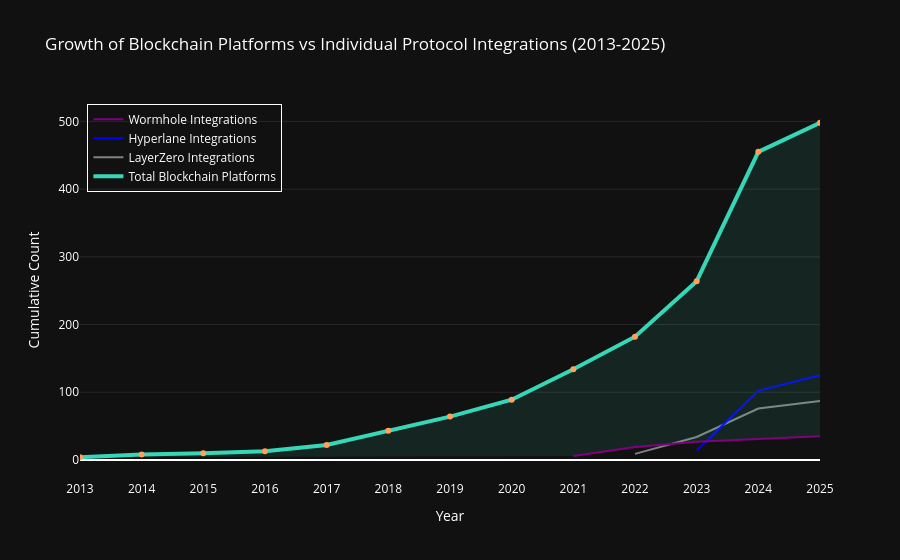

Here is the notebook cell this chart was saved with:
### Code cell
import pandas as pd
import plotly.graph_objects as go

# First, let's combine the blockchain layer data as before
year_counts_layer1 = layer1['Year'].value_counts().sort_index()
year_counts_layer2 = layer2['Year'].value_counts().sort_index()
year_counts_layer3 = layer3['Year'].value_counts().sort_index()

# Create cumulative blockchain counts
df_combined = pd.DataFrame({
    'Layer 1': year_counts_layer1,
    'Layer 2': year_counts_layer2,
    'Layer 3': year_counts_layer3
}).fillna(0)

df_combined = df_combined.sort_index()
df_combined['Total New Chains'] = df_combined.sum(axis=1)
df_combined['Cumulative Total Chains'] = df_combined['Total New Chains'].cumsum()

# Process each protocol's data separately
def get_protocol_cumulative(df):
    yearly_counts = df['Year'].value_counts().sort_index()
    return yearly_counts.cumsum()

layerzero_cumulative = get_protocol_cumulative(layerzero)
hyperlane_cumulative = get_protocol_cumulative(hyperlane)
wormhole_cumulative = get_protocol_cumulative(wormhole)

# Create the plot
fig = go.Figure()

# Add cumulative blockchain count
fig.add_trace(go.Scatter(
    x=df_combined.index,
    y=df_combined['Cumulative Total Chains'],
    name='Total Blockchain Platforms',
    line=dict(color='#36D7B7', width=4),
    mode='lines'
))

# Add each protocol's cumulative integrations
fig.add_trace(go.Scatter(
    x=layerzero_cumulative.index,
    y=layerzero_cumulative,
    name='LayerZero Integrations',
    line=dict(color='#808080', width=2),  # Changed to grey
    mode='lines'
))

fig.add_trace(go.Scatter(
    x=hyperlane_cumulative.index,
    y=hyperlane_cumulative,
    name='Hyperlane Integrations',
    line=dict(color='#0000FF', width=2),  # Changed to blue
    mode='lines'
))

fig.add_trace(go.Scatter(
    x=wormhole_cumulative.index,
    y=wormhole_cumulative,
    name='Wormhole Integrations',
    line=dict(color='#800080', width=2),  # Changed to purple
    mode='lines'
))

# Update layout
fig.update_layout(
    title='Growth of Blockchain Platforms vs Individual Protocol Integrations (2013-2025)',
    xaxis_title='Year',
    yaxis_title='Cumulative Count',
    plot_bgcolor='rgb(17,17,17)',
    paper_bgcolor='rgb(17,17,17)',
    font=dict(color='white'),
    showlegend=True,
    legend=dict(
        bgcolor='rgba(0,0,0,0)',
        font=dict(color='white'),
        y=0.99,
        x=0.01,
        bordercolor='white',
        borderwidth=1
    ),
    xaxis=dict(
        gridcolor='rgba(128,128,128,0.2)',
        tickcolor='white',
        showgrid=False,
        range=[2013, 2025],
        dtick=1
    ),
    yaxis=dict(
        gridcolor='rgba(128,128,128,0.2)',
        tickcolor='white',
        showgrid=True,
        gridwidth=1
    ),
    hovermode='x unified'
)

# Add shaded area between total platforms and highest protocol line
max_protocol = pd.concat([
    layerzero_cumulative,
    hyperlane_cumulative,
    wormhole_cumulative
]).groupby(level=0).max()

fig.add_trace(go.Scatter(
    x=df_combined.index,
    y=df_combined['Cumulative Total Chains'],
    fill='tonexty',
    fillcolor='rgba(54,215,183,0.1)',
    line=dict(width=0),
    showlegend=False,
    name='Integration Gap'
))

fig.show()

# Save as high-resolution PNG
fig.write_image("blockchain_integration_hd.png", width=1200, height=800)

### Figure 1 — Plotly figure (JSON) as saved in the notebook; plotly's stock layout.template omitted (floating-point values rounded to 4 significant figures)
{"data": [{"line": {"color": "#36D7B7", "width": 4}, "mode": "lines", "name": "Total Blockchain Platforms", "type": "scatter", "x": [2013, 2014, 2015, 2016, 2017, 2018, 2019, 2020, 2021, 2022, 2023, 2024, 2025], "y": [4.0, 8.0, 10.0, 13.0, 22.0, 43.0, 64.0, 89.0, 134.0, 182.0, 264.0, 455.0, 498.0]}, {"line": {"color": "#808080", "width": 2}, "mode": "lines", "name": "LayerZero Integrations", "type": "scatter", "x": [2022, 2023, 2024, 2025], "y": [9, 34, 76, 87]}, {"line": {"color": "#0000FF", "width": 2}, "mode": "lines", "name": "Hyperlane Integrations", "type": "scatter", "x": [2023, 2024, 2025], "y": [14, 102, 125]}, {"line": {"color": "#800080", "width": 2}, "mode": "lines", "name": "Wormhole Integrations", "type": "scatter", "x": [2021, 2022, 2023, 2024, 2025], "y": [6, 19, 27, 31, 35]}, {"fill": "tonexty", "fillcolor": "rgba(54,215,183,0.1)", "line": {"width": 0}, "name": "Integration Gap", "showlegend": false, "type": "scatter", "x": [2013, 2014, 2015, 2016, 2017, 2018, 2019, 2020, 2021, 2022, 2023, 2024, 2025], "y": [4.0, 8.0, 10.0, 13.0, 22.0, 43.0, 64.0, 89.0, 134.0, 182.0, 264.0, 455.0, 498.0]}], "layout": {"font": {"color": "white"}, "hovermode": "x unified", "legend": {"bgcolor": "rgba(0,0,0,0)", "bordercolor": "white", "borderwidth": 1, "font": {"color": "white"}, "x": 0.01, "y": 0.99}, "paper_bgcolor": "rgb(17,17,17)", "plot_bgcolor": "rgb(17,17,17)", "showlegend": true, "title": {"text": "Growth of Blockchain Platforms vs Individual Protocol Integrations (2013-2025)"}, "xaxis": {"dtick": 1, "gridcolor": "rgba(128,128,128,0.2)", "range": [2013, 2025], "showgrid": false, "tickcolor": "white", "title": {"text": "Year"}}, "yaxis": {"gridcolor": "rgba(128,128,128,0.2)", "gridwidth": 1, "showgrid": true, "tickcolor": "white", "title": {"text": "Cumulative Count"}}}}
